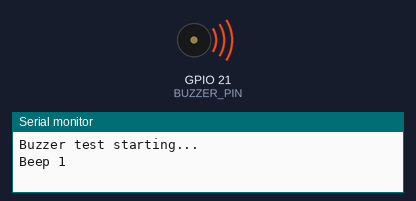
The sketch below on a simulated ESP32-C3. Parts: buzzer (waves = sounding), the last lines printed to the serial monitor.

Above: at 0.1 s.
At 2.3 s:
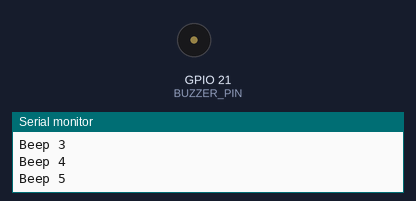
Timing chart, 0 to 3.8 s (numbered marks = the images above):
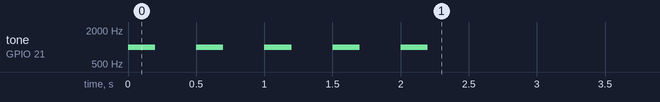

The sketch:

buzzer-check.ino
```cpp
#define BUZZER_PIN 21

void setup() {
    pinMode(BUZZER_PIN, OUTPUT);
    Serial.begin(115200);
    Serial.println("Buzzer test starting...");

    for (int i = 0; i < 5; i++) {
        Serial.print("Beep ");
        Serial.println(i + 1);
        tone(BUZZER_PIN, 1000);
        delay(200);
        noTone(BUZZER_PIN);
        delay(300);
    }

    Serial.println("Test complete!");
}

void loop() {

}
```
